Frame 1 (no input): blank canvas, image omitted
Frame 60 (no input): blank canvas, image omitted
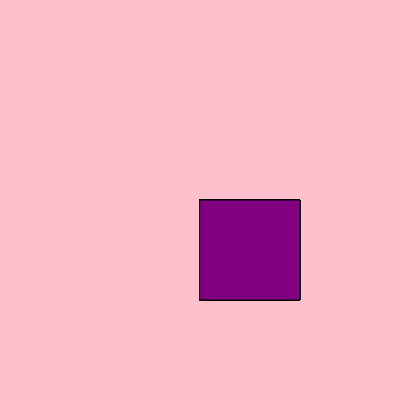
Frame 120 (the mouse pressed at the canvas centre since frame 60)

The p5.js sketch whose frames 1 and 60 were blank and that drew this single picture after the mouse press (run headless with seeded random() and noise() and a simulated clock; from frame 60 on, the mouse is pressed at the canvas centre):

// p5.js sketch
// ── sketch.js
function setup() {
  createCanvas(400, 400);
  background("pink")
}

function draw(){
  fill("purple")
  stroke("black")  
  if(mouseIsPressed)
  rect(mouseX, mouseY, 100, 100);
}
